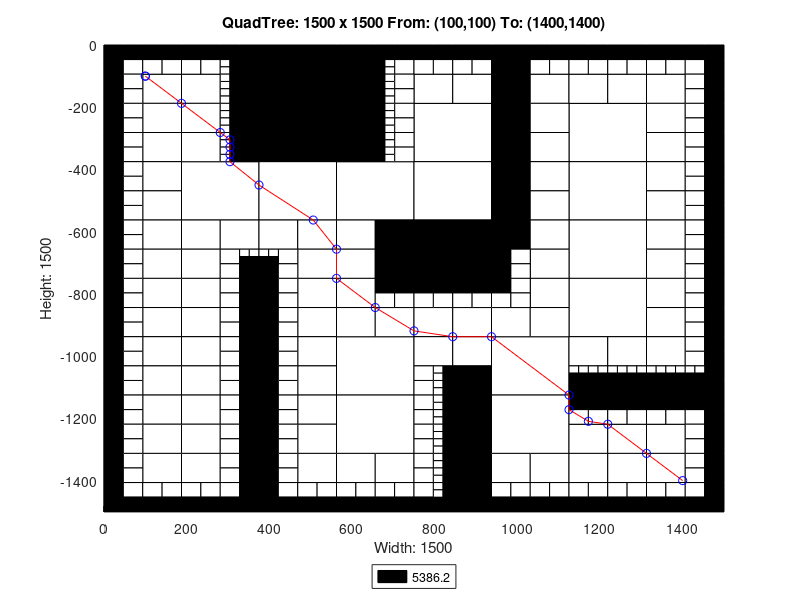

Write the MATLAB code that produced this figure.
axis([0 1500 -1500 0]);
title('QuadTree: 1500 x 1500 From: (100,100) To: (1400,1400)');
xlabel('Width: 1500');
ylabel('Height: 1500');
rectangle('Position',[375 -187.5 187.5 187.5], 'FaceColor',[0 0 0]);
rectangle('Position',[375 -375 187.5 187.5], 'FaceColor',[0 0 0]);
rectangle('Position',[187.5 -562.5 187.5 187.5], 'FaceColor',[1 1 1]);
rectangle('Position',[375 -562.5 187.5 187.5], 'FaceColor',[1 1 1]);
rectangle('Position',[562.5 -562.5 187.5 187.5], 'FaceColor',[1 1 1]);
rectangle('Position',[750 -375 187.5 187.5], 'FaceColor',[1 1 1]);
rectangle('Position',[1125 -375 187.5 187.5], 'FaceColor',[1 1 1]);
rectangle('Position',[750 -562.5 187.5 187.5], 'FaceColor',[1 1 1]);
rectangle('Position',[750 -750 187.5 187.5], 'FaceColor',[0 0 0]);
rectangle('Position',[1125 -562.5 187.5 187.5], 'FaceColor',[1 1 1]);
rectangle('Position',[1125 -750 187.5 187.5], 'FaceColor',[1 1 1]);
rectangle('Position',[562.5 -1125 187.5 187.5], 'FaceColor',[1 1 1]);
rectangle('Position',[562.5 -1312.5 187.5 187.5], 'FaceColor',[1 1 1]);
rectangle('Position',[937.5 -1125 187.5 187.5], 'FaceColor',[1 1 1]);
rectangle('Position',[1125 -937.5 187.5 187.5], 'FaceColor',[1 1 1]);
rectangle('Position',[937.5 -1312.5 187.5 187.5], 'FaceColor',[1 1 1]);
rectangle('Position',[93.75 -187.5 93.75 93.75], 'FaceColor',[1 1 1]);
rectangle('Position',[187.5 -187.5 93.75 93.75], 'FaceColor',[1 1 1]);
rectangle('Position',[93.75 -281.25 93.75 93.75], 'FaceColor',[1 1 1]);
rectangle('Position',[93.75 -375 93.75 93.75], 'FaceColor',[1 1 1]);
rectangle('Position',[187.5 -281.25 93.75 93.75], 'FaceColor',[1 1 1]);
rectangle('Position',[187.5 -375 93.75 93.75], 'FaceColor',[1 1 1]);
rectangle('Position',[562.5 -93.75 93.75 93.75], 'FaceColor',[0 0 0]);
rectangle('Position',[562.5 -187.5 93.75 93.75], 'FaceColor',[0 0 0]);
rectangle('Position',[562.5 -281.25 93.75 93.75], 'FaceColor',[0 0 0]);
rectangle('Position',[562.5 -375 93.75 93.75], 'FaceColor',[0 0 0]);
rectangle('Position',[93.75 -468.75 93.75 93.75], 'FaceColor',[1 1 1]);
rectangle('Position',[93.75 -562.5 93.75 93.75], 'FaceColor',[1 1 1]);
rectangle('Position',[93.75 -656.25 93.75 93.75], 'FaceColor',[1 1 1]);
rectangle('Position',[93.75 -750 93.75 93.75], 'FaceColor',[1 1 1]);
rectangle('Position',[187.5 -656.25 93.75 93.75], 'FaceColor',[1 1 1]);
rectangle('Position',[281.25 -656.25 93.75 93.75], 'FaceColor',[1 1 1]);
rectangle('Position',[187.5 -750 93.75 93.75], 'FaceColor',[1 1 1]);
rectangle('Position',[375 -656.25 93.75 93.75], 'FaceColor',[1 1 1]);
rectangle('Position',[468.75 -656.25 93.75 93.75], 'FaceColor',[1 1 1]);
rectangle('Position',[468.75 -750 93.75 93.75], 'FaceColor',[1 1 1]);
rectangle('Position',[562.5 -656.25 93.75 93.75], 'FaceColor',[1 1 1]);
rectangle('Position',[656.25 -656.25 93.75 93.75], 'FaceColor',[0 0 0]);
rectangle('Position',[562.5 -750 93.75 93.75], 'FaceColor',[1 1 1]);
rectangle('Position',[656.25 -750 93.75 93.75], 'FaceColor',[0 0 0]);
rectangle('Position',[750 -187.5 93.75 93.75], 'FaceColor',[1 1 1]);
rectangle('Position',[843.75 -187.5 93.75 93.75], 'FaceColor',[1 1 1]);
rectangle('Position',[937.5 -93.75 93.75 93.75], 'FaceColor',[0 0 0]);
rectangle('Position',[937.5 -187.5 93.75 93.75], 'FaceColor',[0 0 0]);
rectangle('Position',[1031.25 -187.5 93.75 93.75], 'FaceColor',[1 1 1]);
rectangle('Position',[937.5 -281.25 93.75 93.75], 'FaceColor',[0 0 0]);
rectangle('Position',[1031.25 -281.25 93.75 93.75], 'FaceColor',[1 1 1]);
rectangle('Position',[937.5 -375 93.75 93.75], 'FaceColor',[0 0 0]);
rectangle('Position',[1031.25 -375 93.75 93.75], 'FaceColor',[1 1 1]);
rectangle('Position',[1125 -187.5 93.75 93.75], 'FaceColor',[1 1 1]);
rectangle('Position',[1218.75 -187.5 93.75 93.75], 'FaceColor',[1 1 1]);
rectangle('Position',[1312.5 -187.5 93.75 93.75], 'FaceColor',[1 1 1]);
rectangle('Position',[1312.5 -281.25 93.75 93.75], 'FaceColor',[1 1 1]);
rectangle('Position',[1312.5 -375 93.75 93.75], 'FaceColor',[1 1 1]);
rectangle('Position',[937.5 -468.75 93.75 93.75], 'FaceColor',[0 0 0]);
rectangle('Position',[1031.25 -468.75 93.75 93.75], 'FaceColor',[1 1 1]);
rectangle('Position',[937.5 -562.5 93.75 93.75], 'FaceColor',[0 0 0]);
rectangle('Position',[1031.25 -562.5 93.75 93.75], 'FaceColor',[1 1 1]);
rectangle('Position',[937.5 -656.25 93.75 93.75], 'FaceColor',[0 0 0]);
rectangle('Position',[1031.25 -656.25 93.75 93.75], 'FaceColor',[1 1 1]);
rectangle('Position',[1031.25 -750 93.75 93.75], 'FaceColor',[1 1 1]);
rectangle('Position',[1312.5 -468.75 93.75 93.75], 'FaceColor',[1 1 1]);
rectangle('Position',[1312.5 -562.5 93.75 93.75], 'FaceColor',[1 1 1]);
rectangle('Position',[1312.5 -656.25 93.75 93.75], 'FaceColor',[1 1 1]);
rectangle('Position',[1312.5 -750 93.75 93.75], 'FaceColor',[1 1 1]);
rectangle('Position',[93.75 -843.75 93.75 93.75], 'FaceColor',[1 1 1]);
rectangle('Position',[93.75 -937.5 93.75 93.75], 'FaceColor',[1 1 1]);
rectangle('Position',[187.5 -843.75 93.75 93.75], 'FaceColor',[1 1 1]);
rectangle('Position',[187.5 -937.5 93.75 93.75], 'FaceColor',[1 1 1]);
rectangle('Position',[93.75 -1031.25 93.75 93.75], 'FaceColor',[1 1 1]);
rectangle('Position',[93.75 -1125 93.75 93.75], 'FaceColor',[1 1 1]);
rectangle('Position',[187.5 -1031.25 93.75 93.75], 'FaceColor',[1 1 1]);
rectangle('Position',[187.5 -1125 93.75 93.75], 'FaceColor',[1 1 1]);
rectangle('Position',[468.75 -843.75 93.75 93.75], 'FaceColor',[1 1 1]);
rectangle('Position',[468.75 -937.5 93.75 93.75], 'FaceColor',[1 1 1]);
rectangle('Position',[562.5 -843.75 93.75 93.75], 'FaceColor',[1 1 1]);
rectangle('Position',[562.5 -937.5 93.75 93.75], 'FaceColor',[1 1 1]);
rectangle('Position',[656.25 -937.5 93.75 93.75], 'FaceColor',[1 1 1]);
rectangle('Position',[468.75 -1031.25 93.75 93.75], 'FaceColor',[1 1 1]);
rectangle('Position',[468.75 -1125 93.75 93.75], 'FaceColor',[1 1 1]);
rectangle('Position',[93.75 -1218.75 93.75 93.75], 'FaceColor',[1 1 1]);
rectangle('Position',[93.75 -1312.5 93.75 93.75], 'FaceColor',[1 1 1]);
rectangle('Position',[187.5 -1218.75 93.75 93.75], 'FaceColor',[1 1 1]);
rectangle('Position',[187.5 -1312.5 93.75 93.75], 'FaceColor',[1 1 1]);
rectangle('Position',[93.75 -1406.25 93.75 93.75], 'FaceColor',[1 1 1]);
rectangle('Position',[187.5 -1406.25 93.75 93.75], 'FaceColor',[1 1 1]);
rectangle('Position',[468.75 -1218.75 93.75 93.75], 'FaceColor',[1 1 1]);
rectangle('Position',[468.75 -1312.5 93.75 93.75], 'FaceColor',[1 1 1]);
rectangle('Position',[468.75 -1406.25 93.75 93.75], 'FaceColor',[1 1 1]);
rectangle('Position',[562.5 -1406.25 93.75 93.75], 'FaceColor',[1 1 1]);
rectangle('Position',[656.25 -1406.25 93.75 93.75], 'FaceColor',[1 1 1]);
rectangle('Position',[750 -937.5 93.75 93.75], 'FaceColor',[1 1 1]);
rectangle('Position',[843.75 -937.5 93.75 93.75], 'FaceColor',[1 1 1]);
rectangle('Position',[1031.25 -843.75 93.75 93.75], 'FaceColor',[1 1 1]);
rectangle('Position',[937.5 -937.5 93.75 93.75], 'FaceColor',[1 1 1]);
rectangle('Position',[1031.25 -937.5 93.75 93.75], 'FaceColor',[1 1 1]);
rectangle('Position',[750 -1031.25 93.75 93.75], 'FaceColor',[1 1 1]);
rectangle('Position',[843.75 -1031.25 93.75 93.75], 'FaceColor',[1 1 1]);
rectangle('Position',[843.75 -1125 93.75 93.75], 'FaceColor',[0 0 0]);
rectangle('Position',[1312.5 -843.75 93.75 93.75], 'FaceColor',[1 1 1]);
rectangle('Position',[1312.5 -937.5 93.75 93.75], 'FaceColor',[1 1 1]);
rectangle('Position',[1125 -1031.25 93.75 93.75], 'FaceColor',[1 1 1]);
rectangle('Position',[1218.75 -1031.25 93.75 93.75], 'FaceColor',[1 1 1]);
rectangle('Position',[1312.5 -1031.25 93.75 93.75], 'FaceColor',[1 1 1]);
rectangle('Position',[843.75 -1218.75 93.75 93.75], 'FaceColor',[0 0 0]);
rectangle('Position',[843.75 -1312.5 93.75 93.75], 'FaceColor',[0 0 0]);
rectangle('Position',[843.75 -1406.25 93.75 93.75], 'FaceColor',[0 0 0]);
rectangle('Position',[843.75 -1500 93.75 93.75], 'FaceColor',[0 0 0]);
rectangle('Position',[937.5 -1406.25 93.75 93.75], 'FaceColor',[1 1 1]);
rectangle('Position',[1031.25 -1406.25 93.75 93.75], 'FaceColor',[1 1 1]);
rectangle('Position',[1125 -1312.5 93.75 93.75], 'FaceColor',[1 1 1]);
rectangle('Position',[1218.75 -1312.5 93.75 93.75], 'FaceColor',[1 1 1]);
rectangle('Position',[1312.5 -1312.5 93.75 93.75], 'FaceColor',[1 1 1]);
rectangle('Position',[1125 -1406.25 93.75 93.75], 'FaceColor',[1 1 1]);
rectangle('Position',[1218.75 -1406.25 93.75 93.75], 'FaceColor',[1 1 1]);
rectangle('Position',[1312.5 -1406.25 93.75 93.75], 'FaceColor',[1 1 1]);
rectangle('Position',[0 -46.875 46.875 46.875], 'FaceColor',[0 0 0]);
rectangle('Position',[46.875 -46.875 46.875 46.875], 'FaceColor',[0 0 0]);
rectangle('Position',[0 -93.75 46.875 46.875], 'FaceColor',[0 0 0]);
rectangle('Position',[46.875 -93.75 46.875 46.875], 'FaceColor',[1 1 1]);
rectangle('Position',[93.75 -46.875 46.875 46.875], 'FaceColor',[0 0 0]);
rectangle('Position',[140.625 -46.875 46.875 46.875], 'FaceColor',[0 0 0]);
rectangle('Position',[93.75 -93.75 46.875 46.875], 'FaceColor',[1 1 1]);
rectangle('Position',[140.625 -93.75 46.875 46.875], 'FaceColor',[1 1 1]);
rectangle('Position',[0 -140.625 46.875 46.875], 'FaceColor',[0 0 0]);
rectangle('Position',[46.875 -140.625 46.875 46.875], 'FaceColor',[1 1 1]);
rectangle('Position',[0 -187.5 46.875 46.875], 'FaceColor',[0 0 0]);
rectangle('Position',[46.875 -187.5 46.875 46.875], 'FaceColor',[1 1 1]);
rectangle('Position',[187.5 -46.875 46.875 46.875], 'FaceColor',[0 0 0]);
rectangle('Position',[234.375 -46.875 46.875 46.875], 'FaceColor',[0 0 0]);
rectangle('Position',[187.5 -93.75 46.875 46.875], 'FaceColor',[1 1 1]);
rectangle('Position',[234.375 -93.75 46.875 46.875], 'FaceColor',[1 1 1]);
rectangle('Position',[281.25 -46.875 46.875 46.875], 'FaceColor',[0 0 0]);
rectangle('Position',[328.125 -46.875 46.875 46.875], 'FaceColor',[0 0 0]);
rectangle('Position',[328.125 -93.75 46.875 46.875], 'FaceColor',[0 0 0]);
rectangle('Position',[328.125 -140.625 46.875 46.875], 'FaceColor',[0 0 0]);
rectangle('Position',[328.125 -187.5 46.875 46.875], 'FaceColor',[0 0 0]);
rectangle('Position',[0 -234.375 46.875 46.875], 'FaceColor',[0 0 0]);
rectangle('Position',[46.875 -234.375 46.875 46.875], 'FaceColor',[1 1 1]);
rectangle('Position',[0 -281.25 46.875 46.875], 'FaceColor',[0 0 0]);
rectangle('Position',[46.875 -281.25 46.875 46.875], 'FaceColor',[1 1 1]);
rectangle('Position',[0 -328.125 46.875 46.875], 'FaceColor',[0 0 0]);
rectangle('Position',[46.875 -328.125 46.875 46.875], 'FaceColor',[1 1 1]);
rectangle('Position',[0 -375 46.875 46.875], 'FaceColor',[0 0 0]);
rectangle('Position',[46.875 -375 46.875 46.875], 'FaceColor',[1 1 1]);
rectangle('Position',[328.125 -234.375 46.875 46.875], 'FaceColor',[0 0 0]);
rectangle('Position',[328.125 -281.25 46.875 46.875], 'FaceColor',[0 0 0]);
rectangle('Position',[328.125 -328.125 46.875 46.875], 'FaceColor',[0 0 0]);
rectangle('Position',[328.125 -375 46.875 46.875], 'FaceColor',[0 0 0]);
rectangle('Position',[656.25 -46.875 46.875 46.875], 'FaceColor',[0 0 0]);
rectangle('Position',[703.125 -46.875 46.875 46.875], 'FaceColor',[0 0 0]);
rectangle('Position',[703.125 -93.75 46.875 46.875], 'FaceColor',[1 1 1]);
rectangle('Position',[703.125 -140.625 46.875 46.875], 'FaceColor',[1 1 1]);
rectangle('Position',[703.125 -187.5 46.875 46.875], 'FaceColor',[1 1 1]);
rectangle('Position',[703.125 -234.375 46.875 46.875], 'FaceColor',[1 1 1]);
rectangle('Position',[703.125 -281.25 46.875 46.875], 'FaceColor',[1 1 1]);
rectangle('Position',[703.125 -328.125 46.875 46.875], 'FaceColor',[1 1 1]);
rectangle('Position',[703.125 -375 46.875 46.875], 'FaceColor',[1 1 1]);
rectangle('Position',[0 -421.875 46.875 46.875], 'FaceColor',[0 0 0]);
rectangle('Position',[46.875 -421.875 46.875 46.875], 'FaceColor',[1 1 1]);
rectangle('Position',[0 -468.75 46.875 46.875], 'FaceColor',[0 0 0]);
rectangle('Position',[46.875 -468.75 46.875 46.875], 'FaceColor',[1 1 1]);
rectangle('Position',[0 -515.625 46.875 46.875], 'FaceColor',[0 0 0]);
rectangle('Position',[46.875 -515.625 46.875 46.875], 'FaceColor',[1 1 1]);
rectangle('Position',[0 -562.5 46.875 46.875], 'FaceColor',[0 0 0]);
rectangle('Position',[46.875 -562.5 46.875 46.875], 'FaceColor',[1 1 1]);
rectangle('Position',[0 -609.375 46.875 46.875], 'FaceColor',[0 0 0]);
rectangle('Position',[46.875 -609.375 46.875 46.875], 'FaceColor',[1 1 1]);
rectangle('Position',[0 -656.25 46.875 46.875], 'FaceColor',[0 0 0]);
rectangle('Position',[46.875 -656.25 46.875 46.875], 'FaceColor',[1 1 1]);
rectangle('Position',[0 -703.125 46.875 46.875], 'FaceColor',[0 0 0]);
rectangle('Position',[46.875 -703.125 46.875 46.875], 'FaceColor',[1 1 1]);
rectangle('Position',[0 -750 46.875 46.875], 'FaceColor',[0 0 0]);
rectangle('Position',[46.875 -750 46.875 46.875], 'FaceColor',[1 1 1]);
rectangle('Position',[281.25 -703.125 46.875 46.875], 'FaceColor',[1 1 1]);
rectangle('Position',[281.25 -750 46.875 46.875], 'FaceColor',[1 1 1]);
rectangle('Position',[328.125 -750 46.875 46.875], 'FaceColor',[0 0 0]);
rectangle('Position',[421.875 -703.125 46.875 46.875], 'FaceColor',[1 1 1]);
rectangle('Position',[375 -750 46.875 46.875], 'FaceColor',[0 0 0]);
rectangle('Position',[421.875 -750 46.875 46.875], 'FaceColor',[1 1 1]);
rectangle('Position',[750 -46.875 46.875 46.875], 'FaceColor',[0 0 0]);
rectangle('Position',[796.875 -46.875 46.875 46.875], 'FaceColor',[0 0 0]);
rectangle('Position',[750 -93.75 46.875 46.875], 'FaceColor',[1 1 1]);
rectangle('Position',[796.875 -93.75 46.875 46.875], 'FaceColor',[1 1 1]);
rectangle('Position',[843.75 -46.875 46.875 46.875], 'FaceColor',[0 0 0]);
rectangle('Position',[890.625 -46.875 46.875 46.875], 'FaceColor',[0 0 0]);
rectangle('Position',[843.75 -93.75 46.875 46.875], 'FaceColor',[1 1 1]);
rectangle('Position',[890.625 -93.75 46.875 46.875], 'FaceColor',[1 1 1]);
rectangle('Position',[1031.25 -46.875 46.875 46.875], 'FaceColor',[0 0 0]);
rectangle('Position',[1078.12 -46.875 46.875 46.875], 'FaceColor',[0 0 0]);
rectangle('Position',[1031.25 -93.75 46.875 46.875], 'FaceColor',[1 1 1]);
rectangle('Position',[1078.12 -93.75 46.875 46.875], 'FaceColor',[1 1 1]);
rectangle('Position',[1125 -46.875 46.875 46.875], 'FaceColor',[0 0 0]);
rectangle('Position',[1171.88 -46.875 46.875 46.875], 'FaceColor',[0 0 0]);
rectangle('Position',[1125 -93.75 46.875 46.875], 'FaceColor',[1 1 1]);
rectangle('Position',[1171.88 -93.75 46.875 46.875], 'FaceColor',[1 1 1]);
rectangle('Position',[1218.75 -46.875 46.875 46.875], 'FaceColor',[0 0 0]);
rectangle('Position',[1265.62 -46.875 46.875 46.875], 'FaceColor',[0 0 0]);
rectangle('Position',[1218.75 -93.75 46.875 46.875], 'FaceColor',[1 1 1]);
rectangle('Position',[1265.62 -93.75 46.875 46.875], 'FaceColor',[1 1 1]);
rectangle('Position',[1312.5 -46.875 46.875 46.875], 'FaceColor',[0 0 0]);
rectangle('Position',[1359.38 -46.875 46.875 46.875], 'FaceColor',[0 0 0]);
rectangle('Position',[1312.5 -93.75 46.875 46.875], 'FaceColor',[1 1 1]);
rectangle('Position',[1359.38 -93.75 46.875 46.875], 'FaceColor',[1 1 1]);
rectangle('Position',[1406.25 -46.875 46.875 46.875], 'FaceColor',[0 0 0]);
rectangle('Position',[1453.12 -46.875 46.875 46.875], 'FaceColor',[0 0 0]);
rectangle('Position',[1406.25 -93.75 46.875 46.875], 'FaceColor',[1 1 1]);
rectangle('Position',[1453.12 -93.75 46.875 46.875], 'FaceColor',[0 0 0]);
rectangle('Position',[1406.25 -140.625 46.875 46.875], 'FaceColor',[1 1 1]);
rectangle('Position',[1453.12 -140.625 46.875 46.875], 'FaceColor',[0 0 0]);
rectangle('Position',[1406.25 -187.5 46.875 46.875], 'FaceColor',[1 1 1]);
rectangle('Position',[1453.12 -187.5 46.875 46.875], 'FaceColor',[0 0 0]);
rectangle('Position',[1406.25 -234.375 46.875 46.875], 'FaceColor',[1 1 1]);
rectangle('Position',[1453.12 -234.375 46.875 46.875], 'FaceColor',[0 0 0]);
rectangle('Position',[1406.25 -281.25 46.875 46.875], 'FaceColor',[1 1 1]);
rectangle('Position',[1453.12 -281.25 46.875 46.875], 'FaceColor',[0 0 0]);
rectangle('Position',[1406.25 -328.125 46.875 46.875], 'FaceColor',[1 1 1]);
rectangle('Position',[1453.12 -328.125 46.875 46.875], 'FaceColor',[0 0 0]);
rectangle('Position',[1406.25 -375 46.875 46.875], 'FaceColor',[1 1 1]);
rectangle('Position',[1453.12 -375 46.875 46.875], 'FaceColor',[0 0 0]);
rectangle('Position',[937.5 -703.125 46.875 46.875], 'FaceColor',[0 0 0]);
rectangle('Position',[984.375 -703.125 46.875 46.875], 'FaceColor',[1 1 1]);
rectangle('Position',[937.5 -750 46.875 46.875], 'FaceColor',[0 0 0]);
rectangle('Position',[984.375 -750 46.875 46.875], 'FaceColor',[1 1 1]);
rectangle('Position',[1406.25 -421.875 46.875 46.875], 'FaceColor',[1 1 1]);
rectangle('Position',[1453.12 -421.875 46.875 46.875], 'FaceColor',[0 0 0]);
rectangle('Position',[1406.25 -468.75 46.875 46.875], 'FaceColor',[1 1 1]);
rectangle('Position',[1453.12 -468.75 46.875 46.875], 'FaceColor',[0 0 0]);
rectangle('Position',[1406.25 -515.625 46.875 46.875], 'FaceColor',[1 1 1]);
rectangle('Position',[1453.12 -515.625 46.875 46.875], 'FaceColor',[0 0 0]);
rectangle('Position',[1406.25 -562.5 46.875 46.875], 'FaceColor',[1 1 1]);
rectangle('Position',[1453.12 -562.5 46.875 46.875], 'FaceColor',[0 0 0]);
rectangle('Position',[1406.25 -609.375 46.875 46.875], 'FaceColor',[1 1 1]);
rectangle('Position',[1453.12 -609.375 46.875 46.875], 'FaceColor',[0 0 0]);
rectangle('Position',[1406.25 -656.25 46.875 46.875], 'FaceColor',[1 1 1]);
rectangle('Position',[1453.12 -656.25 46.875 46.875], 'FaceColor',[0 0 0]);
rectangle('Position',[1406.25 -703.125 46.875 46.875], 'FaceColor',[1 1 1]);
rectangle('Position',[1453.12 -703.125 46.875 46.875], 'FaceColor',[0 0 0]);
rectangle('Position',[1406.25 -750 46.875 46.875], 'FaceColor',[1 1 1]);
rectangle('Position',[1453.12 -750 46.875 46.875], 'FaceColor',[0 0 0]);
rectangle('Position',[0 -796.875 46.875 46.875], 'FaceColor',[0 0 0]);
rectangle('Position',[46.875 -796.875 46.875 46.875], 'FaceColor',[1 1 1]);
rectangle('Position',[0 -843.75 46.875 46.875], 'FaceColor',[0 0 0]);
rectangle('Position',[46.875 -843.75 46.875 46.875], 'FaceColor',[1 1 1]);
rectangle('Position',[0 -890.625 46.875 46.875], 'FaceColor',[0 0 0]);
rectangle('Position',[46.875 -890.625 46.875 46.875], 'FaceColor',[1 1 1]);
rectangle('Position',[0 -937.5 46.875 46.875], 'FaceColor',[0 0 0]);
rectangle('Position',[46.875 -937.5 46.875 46.875], 'FaceColor',[1 1 1]);
rectangle('Position',[281.25 -796.875 46.875 46.875], 'FaceColor',[1 1 1]);
rectangle('Position',[328.125 -796.875 46.875 46.875], 'FaceColor',[0 0 0]);
rectangle('Position',[281.25 -843.75 46.875 46.875], 'FaceColor',[1 1 1]);
rectangle('Position',[328.125 -843.75 46.875 46.875], 'FaceColor',[0 0 0]);
rectangle('Position',[281.25 -890.625 46.875 46.875], 'FaceColor',[1 1 1]);
rectangle('Position',[328.125 -890.625 46.875 46.875], 'FaceColor',[0 0 0]);
rectangle('Position',[281.25 -937.5 46.875 46.875], 'FaceColor',[1 1 1]);
rectangle('Position',[328.125 -937.5 46.875 46.875], 'FaceColor',[0 0 0]);
rectangle('Position',[0 -984.375 46.875 46.875], 'FaceColor',[0 0 0]);
rectangle('Position',[46.875 -984.375 46.875 46.875], 'FaceColor',[1 1 1]);
rectangle('Position',[0 -1031.25 46.875 46.875], 'FaceColor',[0 0 0]);
rectangle('Position',[46.875 -1031.25 46.875 46.875], 'FaceColor',[1 1 1]);
rectangle('Position',[0 -1078.12 46.875 46.875], 'FaceColor',[0 0 0]);
rectangle('Position',[46.875 -1078.12 46.875 46.875], 'FaceColor',[1 1 1]);
rectangle('Position',[0 -1125 46.875 46.875], 'FaceColor',[0 0 0]);
rectangle('Position',[46.875 -1125 46.875 46.875], 'FaceColor',[1 1 1]);
rectangle('Position',[281.25 -984.375 46.875 46.875], 'FaceColor',[1 1 1]);
rectangle('Position',[328.125 -984.375 46.875 46.875], 'FaceColor',[0 0 0]);
rectangle('Position',[281.25 -1031.25 46.875 46.875], 'FaceColor',[1 1 1]);
rectangle('Position',[328.125 -1031.25 46.875 46.875], 'FaceColor',[0 0 0]);
rectangle('Position',[281.25 -1078.12 46.875 46.875], 'FaceColor',[1 1 1]);
rectangle('Position',[328.125 -1078.12 46.875 46.875], 'FaceColor',[0 0 0]);
rectangle('Position',[281.25 -1125 46.875 46.875], 'FaceColor',[1 1 1]);
rectangle('Position',[328.125 -1125 46.875 46.875], 'FaceColor',[0 0 0]);
rectangle('Position',[375 -796.875 46.875 46.875], 'FaceColor',[0 0 0]);
rectangle('Position',[421.875 -796.875 46.875 46.875], 'FaceColor',[1 1 1]);
rectangle('Position',[375 -843.75 46.875 46.875], 'FaceColor',[0 0 0]);
rectangle('Position',[421.875 -843.75 46.875 46.875], 'FaceColor',[1 1 1]);
rectangle('Position',[375 -890.625 46.875 46.875], 'FaceColor',[0 0 0]);
rectangle('Position',[421.875 -890.625 46.875 46.875], 'FaceColor',[1 1 1]);
rectangle('Position',[375 -937.5 46.875 46.875], 'FaceColor',[0 0 0]);
rectangle('Position',[421.875 -937.5 46.875 46.875], 'FaceColor',[1 1 1]);
rectangle('Position',[656.25 -796.875 46.875 46.875], 'FaceColor',[0 0 0]);
rectangle('Position',[703.125 -796.875 46.875 46.875], 'FaceColor',[0 0 0]);
rectangle('Position',[656.25 -843.75 46.875 46.875], 'FaceColor',[1 1 1]);
rectangle('Position',[703.125 -843.75 46.875 46.875], 'FaceColor',[1 1 1]);
rectangle('Position',[375 -984.375 46.875 46.875], 'FaceColor',[0 0 0]);
rectangle('Position',[421.875 -984.375 46.875 46.875], 'FaceColor',[1 1 1]);
rectangle('Position',[375 -1031.25 46.875 46.875], 'FaceColor',[0 0 0]);
rectangle('Position',[421.875 -1031.25 46.875 46.875], 'FaceColor',[1 1 1]);
rectangle('Position',[375 -1078.12 46.875 46.875], 'FaceColor',[0 0 0]);
rectangle('Position',[421.875 -1078.12 46.875 46.875], 'FaceColor',[1 1 1]);
rectangle('Position',[375 -1125 46.875 46.875], 'FaceColor',[0 0 0]);
rectangle('Position',[421.875 -1125 46.875 46.875], 'FaceColor',[1 1 1]);
rectangle('Position',[0 -1171.88 46.875 46.875], 'FaceColor',[0 0 0]);
rectangle('Position',[46.875 -1171.88 46.875 46.875], 'FaceColor',[1 1 1]);
rectangle('Position',[0 -1218.75 46.875 46.875], 'FaceColor',[0 0 0]);
rectangle('Position',[46.875 -1218.75 46.875 46.875], 'FaceColor',[1 1 1]);
rectangle('Position',[0 -1265.62 46.875 46.875], 'FaceColor',[0 0 0]);
rectangle('Position',[46.875 -1265.62 46.875 46.875], 'FaceColor',[1 1 1]);
rectangle('Position',[0 -1312.5 46.875 46.875], 'FaceColor',[0 0 0]);
rectangle('Position',[46.875 -1312.5 46.875 46.875], 'FaceColor',[1 1 1]);
rectangle('Position',[281.25 -1171.88 46.875 46.875], 'FaceColor',[1 1 1]);
rectangle('Position',[328.125 -1171.88 46.875 46.875], 'FaceColor',[0 0 0]);
rectangle('Position',[281.25 -1218.75 46.875 46.875], 'FaceColor',[1 1 1]);
rectangle('Position',[328.125 -1218.75 46.875 46.875], 'FaceColor',[0 0 0]);
rectangle('Position',[281.25 -1265.62 46.875 46.875], 'FaceColor',[1 1 1]);
rectangle('Position',[328.125 -1265.62 46.875 46.875], 'FaceColor',[0 0 0]);
rectangle('Position',[281.25 -1312.5 46.875 46.875], 'FaceColor',[1 1 1]);
rectangle('Position',[328.125 -1312.5 46.875 46.875], 'FaceColor',[0 0 0]);
rectangle('Position',[0 -1359.38 46.875 46.875], 'FaceColor',[0 0 0]);
rectangle('Position',[46.875 -1359.38 46.875 46.875], 'FaceColor',[1 1 1]);
rectangle('Position',[0 -1406.25 46.875 46.875], 'FaceColor',[0 0 0]);
rectangle('Position',[46.875 -1406.25 46.875 46.875], 'FaceColor',[1 1 1]);
rectangle('Position',[0 -1453.12 46.875 46.875], 'FaceColor',[0 0 0]);
rectangle('Position',[46.875 -1453.12 46.875 46.875], 'FaceColor',[1 1 1]);
rectangle('Position',[0 -1500 46.875 46.875], 'FaceColor',[0 0 0]);
rectangle('Position',[46.875 -1500 46.875 46.875], 'FaceColor',[0 0 0]);
rectangle('Position',[93.75 -1453.12 46.875 46.875], 'FaceColor',[1 1 1]);
rectangle('Position',[140.625 -1453.12 46.875 46.875], 'FaceColor',[1 1 1]);
rectangle('Position',[93.75 -1500 46.875 46.875], 'FaceColor',[0 0 0]);
rectangle('Position',[140.625 -1500 46.875 46.875], 'FaceColor',[0 0 0]);
rectangle('Position',[281.25 -1359.38 46.875 46.875], 'FaceColor',[1 1 1]);
rectangle('Position',[328.125 -1359.38 46.875 46.875], 'FaceColor',[0 0 0]);
rectangle('Position',[281.25 -1406.25 46.875 46.875], 'FaceColor',[1 1 1]);
rectangle('Position',[328.125 -1406.25 46.875 46.875], 'FaceColor',[0 0 0]);
rectangle('Position',[187.5 -1453.12 46.875 46.875], 'FaceColor',[1 1 1]);
rectangle('Position',[234.375 -1453.12 46.875 46.875], 'FaceColor',[1 1 1]);
rectangle('Position',[187.5 -1500 46.875 46.875], 'FaceColor',[0 0 0]);
rectangle('Position',[234.375 -1500 46.875 46.875], 'FaceColor',[0 0 0]);
rectangle('Position',[281.25 -1453.12 46.875 46.875], 'FaceColor',[1 1 1]);
rectangle('Position',[328.125 -1453.12 46.875 46.875], 'FaceColor',[0 0 0]);
rectangle('Position',[281.25 -1500 46.875 46.875], 'FaceColor',[0 0 0]);
rectangle('Position',[328.125 -1500 46.875 46.875], 'FaceColor',[0 0 0]);
rectangle('Position',[375 -1171.88 46.875 46.875], 'FaceColor',[0 0 0]);
rectangle('Position',[421.875 -1171.88 46.875 46.875], 'FaceColor',[1 1 1]);
rectangle('Position',[375 -1218.75 46.875 46.875], 'FaceColor',[0 0 0]);
rectangle('Position',[421.875 -1218.75 46.875 46.875], 'FaceColor',[1 1 1]);
rectangle('Position',[375 -1265.62 46.875 46.875], 'FaceColor',[0 0 0]);
rectangle('Position',[421.875 -1265.62 46.875 46.875], 'FaceColor',[1 1 1]);
rectangle('Position',[375 -1312.5 46.875 46.875], 'FaceColor',[0 0 0]);
rectangle('Position',[421.875 -1312.5 46.875 46.875], 'FaceColor',[1 1 1]);
rectangle('Position',[375 -1359.38 46.875 46.875], 'FaceColor',[0 0 0]);
rectangle('Position',[421.875 -1359.38 46.875 46.875], 'FaceColor',[1 1 1]);
rectangle('Position',[375 -1406.25 46.875 46.875], 'FaceColor',[0 0 0]);
rectangle('Position',[421.875 -1406.25 46.875 46.875], 'FaceColor',[1 1 1]);
rectangle('Position',[375 -1453.12 46.875 46.875], 'FaceColor',[0 0 0]);
rectangle('Position',[421.875 -1453.12 46.875 46.875], 'FaceColor',[1 1 1]);
rectangle('Position',[375 -1500 46.875 46.875], 'FaceColor',[0 0 0]);
rectangle('Position',[421.875 -1500 46.875 46.875], 'FaceColor',[0 0 0]);
rectangle('Position',[468.75 -1453.12 46.875 46.875], 'FaceColor',[1 1 1]);
rectangle('Position',[515.625 -1453.12 46.875 46.875], 'FaceColor',[1 1 1]);
rectangle('Position',[468.75 -1500 46.875 46.875], 'FaceColor',[0 0 0]);
rectangle('Position',[515.625 -1500 46.875 46.875], 'FaceColor',[0 0 0]);
rectangle('Position',[562.5 -1453.12 46.875 46.875], 'FaceColor',[1 1 1]);
rectangle('Position',[609.375 -1453.12 46.875 46.875], 'FaceColor',[1 1 1]);
rectangle('Position',[562.5 -1500 46.875 46.875], 'FaceColor',[0 0 0]);
rectangle('Position',[609.375 -1500 46.875 46.875], 'FaceColor',[0 0 0]);
rectangle('Position',[656.25 -1453.12 46.875 46.875], 'FaceColor',[1 1 1]);
rectangle('Position',[703.125 -1453.12 46.875 46.875], 'FaceColor',[1 1 1]);
rectangle('Position',[656.25 -1500 46.875 46.875], 'FaceColor',[0 0 0]);
rectangle('Position',[703.125 -1500 46.875 46.875], 'FaceColor',[0 0 0]);
rectangle('Position',[750 -796.875 46.875 46.875], 'FaceColor',[0 0 0]);
rectangle('Position',[796.875 -796.875 46.875 46.875], 'FaceColor',[0 0 0]);
rectangle('Position',[750 -843.75 46.875 46.875], 'FaceColor',[1 1 1]);
rectangle('Position',[796.875 -843.75 46.875 46.875], 'FaceColor',[1 1 1]);
rectangle('Position',[843.75 -796.875 46.875 46.875], 'FaceColor',[0 0 0]);
rectangle('Position',[890.625 -796.875 46.875 46.875], 'FaceColor',[0 0 0]);
rectangle('Position',[843.75 -843.75 46.875 46.875], 'FaceColor',[1 1 1]);
rectangle('Position',[890.625 -843.75 46.875 46.875], 'FaceColor',[1 1 1]);
rectangle('Position',[937.5 -796.875 46.875 46.875], 'FaceColor',[0 0 0]);
rectangle('Position',[984.375 -796.875 46.875 46.875], 'FaceColor',[1 1 1]);
rectangle('Position',[937.5 -843.75 46.875 46.875], 'FaceColor',[1 1 1]);
rectangle('Position',[984.375 -843.75 46.875 46.875], 'FaceColor',[1 1 1]);
rectangle('Position',[750 -1078.12 46.875 46.875], 'FaceColor',[1 1 1]);
rectangle('Position',[750 -1125 46.875 46.875], 'FaceColor',[1 1 1]);
rectangle('Position',[1406.25 -796.875 46.875 46.875], 'FaceColor',[1 1 1]);
rectangle('Position',[1453.12 -796.875 46.875 46.875], 'FaceColor',[0 0 0]);
rectangle('Position',[1406.25 -843.75 46.875 46.875], 'FaceColor',[1 1 1]);
rectangle('Position',[1453.12 -843.75 46.875 46.875], 'FaceColor',[0 0 0]);
rectangle('Position',[1406.25 -890.625 46.875 46.875], 'FaceColor',[1 1 1]);
rectangle('Position',[1453.12 -890.625 46.875 46.875], 'FaceColor',[0 0 0]);
rectangle('Position',[1406.25 -937.5 46.875 46.875], 'FaceColor',[1 1 1]);
rectangle('Position',[1453.12 -937.5 46.875 46.875], 'FaceColor',[0 0 0]);
rectangle('Position',[1125 -1125 46.875 46.875], 'FaceColor',[0 0 0]);
rectangle('Position',[1171.88 -1125 46.875 46.875], 'FaceColor',[0 0 0]);
rectangle('Position',[1218.75 -1125 46.875 46.875], 'FaceColor',[0 0 0]);
rectangle('Position',[1265.62 -1125 46.875 46.875], 'FaceColor',[0 0 0]);
rectangle('Position',[1406.25 -984.375 46.875 46.875], 'FaceColor',[1 1 1]);
rectangle('Position',[1453.12 -984.375 46.875 46.875], 'FaceColor',[0 0 0]);
rectangle('Position',[1406.25 -1031.25 46.875 46.875], 'FaceColor',[1 1 1]);
rectangle('Position',[1453.12 -1031.25 46.875 46.875], 'FaceColor',[0 0 0]);
rectangle('Position',[1312.5 -1125 46.875 46.875], 'FaceColor',[0 0 0]);
rectangle('Position',[1359.38 -1125 46.875 46.875], 'FaceColor',[0 0 0]);
rectangle('Position',[1453.12 -1078.12 46.875 46.875], 'FaceColor',[0 0 0]);
rectangle('Position',[1406.25 -1125 46.875 46.875], 'FaceColor',[0 0 0]);
rectangle('Position',[1453.12 -1125 46.875 46.875], 'FaceColor',[0 0 0]);
rectangle('Position',[750 -1171.88 46.875 46.875], 'FaceColor',[1 1 1]);
rectangle('Position',[750 -1218.75 46.875 46.875], 'FaceColor',[1 1 1]);
rectangle('Position',[750 -1265.62 46.875 46.875], 'FaceColor',[1 1 1]);
rectangle('Position',[750 -1312.5 46.875 46.875], 'FaceColor',[1 1 1]);
rectangle('Position',[750 -1359.38 46.875 46.875], 'FaceColor',[1 1 1]);
rectangle('Position',[750 -1406.25 46.875 46.875], 'FaceColor',[1 1 1]);
rectangle('Position',[750 -1453.12 46.875 46.875], 'FaceColor',[1 1 1]);
rectangle('Position',[750 -1500 46.875 46.875], 'FaceColor',[0 0 0]);
rectangle('Position',[796.875 -1500 46.875 46.875], 'FaceColor',[0 0 0]);
rectangle('Position',[937.5 -1453.12 46.875 46.875], 'FaceColor',[1 1 1]);
rectangle('Position',[984.375 -1453.12 46.875 46.875], 'FaceColor',[1 1 1]);
rectangle('Position',[937.5 -1500 46.875 46.875], 'FaceColor',[0 0 0]);
rectangle('Position',[984.375 -1500 46.875 46.875], 'FaceColor',[0 0 0]);
rectangle('Position',[1031.25 -1453.12 46.875 46.875], 'FaceColor',[1 1 1]);
rectangle('Position',[1078.12 -1453.12 46.875 46.875], 'FaceColor',[1 1 1]);
rectangle('Position',[1031.25 -1500 46.875 46.875], 'FaceColor',[0 0 0]);
rectangle('Position',[1078.12 -1500 46.875 46.875], 'FaceColor',[0 0 0]);
rectangle('Position',[1125 -1171.88 46.875 46.875], 'FaceColor',[0 0 0]);
rectangle('Position',[1171.88 -1171.88 46.875 46.875], 'FaceColor',[0 0 0]);
rectangle('Position',[1125 -1218.75 46.875 46.875], 'FaceColor',[1 1 1]);
rectangle('Position',[1171.88 -1218.75 46.875 46.875], 'FaceColor',[1 1 1]);
rectangle('Position',[1218.75 -1171.88 46.875 46.875], 'FaceColor',[0 0 0]);
rectangle('Position',[1265.62 -1171.88 46.875 46.875], 'FaceColor',[0 0 0]);
rectangle('Position',[1218.75 -1218.75 46.875 46.875], 'FaceColor',[1 1 1]);
rectangle('Position',[1265.62 -1218.75 46.875 46.875], 'FaceColor',[1 1 1]);
rectangle('Position',[1312.5 -1171.88 46.875 46.875], 'FaceColor',[0 0 0]);
rectangle('Position',[1359.38 -1171.88 46.875 46.875], 'FaceColor',[0 0 0]);
rectangle('Position',[1312.5 -1218.75 46.875 46.875], 'FaceColor',[1 1 1]);
rectangle('Position',[1359.38 -1218.75 46.875 46.875], 'FaceColor',[1 1 1]);
rectangle('Position',[1406.25 -1171.88 46.875 46.875], 'FaceColor',[0 0 0]);
rectangle('Position',[1453.12 -1171.88 46.875 46.875], 'FaceColor',[0 0 0]);
rectangle('Position',[1406.25 -1218.75 46.875 46.875], 'FaceColor',[1 1 1]);
rectangle('Position',[1453.12 -1218.75 46.875 46.875], 'FaceColor',[0 0 0]);
rectangle('Position',[1406.25 -1265.62 46.875 46.875], 'FaceColor',[1 1 1]);
rectangle('Position',[1453.12 -1265.62 46.875 46.875], 'FaceColor',[0 0 0]);
rectangle('Position',[1406.25 -1312.5 46.875 46.875], 'FaceColor',[1 1 1]);
rectangle('Position',[1453.12 -1312.5 46.875 46.875], 'FaceColor',[0 0 0]);
rectangle('Position',[1125 -1453.12 46.875 46.875], 'FaceColor',[1 1 1]);
rectangle('Position',[1171.88 -1453.12 46.875 46.875], 'FaceColor',[1 1 1]);
rectangle('Position',[1125 -1500 46.875 46.875], 'FaceColor',[0 0 0]);
rectangle('Position',[1171.88 -1500 46.875 46.875], 'FaceColor',[0 0 0]);
rectangle('Position',[1218.75 -1453.12 46.875 46.875], 'FaceColor',[1 1 1]);
rectangle('Position',[1265.62 -1453.12 46.875 46.875], 'FaceColor',[1 1 1]);
rectangle('Position',[1218.75 -1500 46.875 46.875], 'FaceColor',[0 0 0]);
rectangle('Position',[1265.62 -1500 46.875 46.875], 'FaceColor',[0 0 0]);
rectangle('Position',[1406.25 -1359.38 46.875 46.875], 'FaceColor',[1 1 1]);
rectangle('Position',[1453.12 -1359.38 46.875 46.875], 'FaceColor',[0 0 0]);
rectangle('Position',[1406.25 -1406.25 46.875 46.875], 'FaceColor',[1 1 1]);
rectangle('Position',[1453.12 -1406.25 46.875 46.875], 'FaceColor',[0 0 0]);
rectangle('Position',[1312.5 -1453.12 46.875 46.875], 'FaceColor',[1 1 1]);
rectangle('Position',[1359.38 -1453.12 46.875 46.875], 'FaceColor',[1 1 1]);
rectangle('Position',[1312.5 -1500 46.875 46.875], 'FaceColor',[0 0 0]);
rectangle('Position',[1359.38 -1500 46.875 46.875], 'FaceColor',[0 0 0]);
rectangle('Position',[1406.25 -1453.12 46.875 46.875], 'FaceColor',[1 1 1]);
rectangle('Position',[1453.12 -1453.12 46.875 46.875], 'FaceColor',[0 0 0]);
rectangle('Position',[1406.25 -1500 46.875 46.875], 'FaceColor',[0 0 0]);
rectangle('Position',[1453.12 -1500 46.875 46.875], 'FaceColor',[0 0 0]);
rectangle('Position',[281.25 -70.3125 23.4375 23.4375], 'FaceColor',[1 1 1]);
rectangle('Position',[304.688 -70.3125 23.4375 23.4375], 'FaceColor',[0 0 0]);
rectangle('Position',[281.25 -93.75 23.4375 23.4375], 'FaceColor',[1 1 1]);
rectangle('Position',[304.688 -93.75 23.4375 23.4375], 'FaceColor',[0 0 0]);
rectangle('Position',[281.25 -117.188 23.4375 23.4375], 'FaceColor',[1 1 1]);
rectangle('Position',[304.688 -117.188 23.4375 23.4375], 'FaceColor',[0 0 0]);
rectangle('Position',[281.25 -140.625 23.4375 23.4375], 'FaceColor',[1 1 1]);
rectangle('Position',[304.688 -140.625 23.4375 23.4375], 'FaceColor',[0 0 0]);
rectangle('Position',[281.25 -164.062 23.4375 23.4375], 'FaceColor',[1 1 1]);
rectangle('Position',[304.688 -164.062 23.4375 23.4375], 'FaceColor',[0 0 0]);
rectangle('Position',[281.25 -187.5 23.4375 23.4375], 'FaceColor',[1 1 1]);
rectangle('Position',[304.688 -187.5 23.4375 23.4375], 'FaceColor',[0 0 0]);
rectangle('Position',[281.25 -210.938 23.4375 23.4375], 'FaceColor',[1 1 1]);
rectangle('Position',[304.688 -210.938 23.4375 23.4375], 'FaceColor',[0 0 0]);
rectangle('Position',[281.25 -234.375 23.4375 23.4375], 'FaceColor',[1 1 1]);
rectangle('Position',[304.688 -234.375 23.4375 23.4375], 'FaceColor',[0 0 0]);
rectangle('Position',[281.25 -257.812 23.4375 23.4375], 'FaceColor',[1 1 1]);
rectangle('Position',[304.688 -257.812 23.4375 23.4375], 'FaceColor',[0 0 0]);
rectangle('Position',[281.25 -281.25 23.4375 23.4375], 'FaceColor',[1 1 1]);
rectangle('Position',[304.688 -281.25 23.4375 23.4375], 'FaceColor',[0 0 0]);
rectangle('Position',[281.25 -304.688 23.4375 23.4375], 'FaceColor',[1 1 1]);
rectangle('Position',[304.688 -304.688 23.4375 23.4375], 'FaceColor',[0 0 0]);
rectangle('Position',[281.25 -328.125 23.4375 23.4375], 'FaceColor',[1 1 1]);
rectangle('Position',[304.688 -328.125 23.4375 23.4375], 'FaceColor',[0 0 0]);
rectangle('Position',[281.25 -351.562 23.4375 23.4375], 'FaceColor',[1 1 1]);
rectangle('Position',[304.688 -351.562 23.4375 23.4375], 'FaceColor',[0 0 0]);
rectangle('Position',[281.25 -375 23.4375 23.4375], 'FaceColor',[1 1 1]);
rectangle('Position',[304.688 -375 23.4375 23.4375], 'FaceColor',[0 0 0]);
rectangle('Position',[656.25 -70.3125 23.4375 23.4375], 'FaceColor',[0 0 0]);
rectangle('Position',[679.688 -70.3125 23.4375 23.4375], 'FaceColor',[1 1 1]);
rectangle('Position',[656.25 -93.75 23.4375 23.4375], 'FaceColor',[0 0 0]);
rectangle('Position',[679.688 -93.75 23.4375 23.4375], 'FaceColor',[1 1 1]);
rectangle('Position',[656.25 -117.188 23.4375 23.4375], 'FaceColor',[0 0 0]);
rectangle('Position',[679.688 -117.188 23.4375 23.4375], 'FaceColor',[1 1 1]);
rectangle('Position',[656.25 -140.625 23.4375 23.4375], 'FaceColor',[0 0 0]);
rectangle('Position',[679.688 -140.625 23.4375 23.4375], 'FaceColor',[1 1 1]);
rectangle('Position',[656.25 -164.062 23.4375 23.4375], 'FaceColor',[0 0 0]);
rectangle('Position',[679.688 -164.062 23.4375 23.4375], 'FaceColor',[1 1 1]);
rectangle('Position',[656.25 -187.5 23.4375 23.4375], 'FaceColor',[0 0 0]);
rectangle('Position',[679.688 -187.5 23.4375 23.4375], 'FaceColor',[1 1 1]);
rectangle('Position',[656.25 -210.938 23.4375 23.4375], 'FaceColor',[0 0 0]);
rectangle('Position',[679.688 -210.938 23.4375 23.4375], 'FaceColor',[1 1 1]);
rectangle('Position',[656.25 -234.375 23.4375 23.4375], 'FaceColor',[0 0 0]);
rectangle('Position',[679.688 -234.375 23.4375 23.4375], 'FaceColor',[1 1 1]);
rectangle('Position',[656.25 -257.812 23.4375 23.4375], 'FaceColor',[0 0 0]);
rectangle('Position',[679.688 -257.812 23.4375 23.4375], 'FaceColor',[1 1 1]);
rectangle('Position',[656.25 -281.25 23.4375 23.4375], 'FaceColor',[0 0 0]);
rectangle('Position',[679.688 -281.25 23.4375 23.4375], 'FaceColor',[1 1 1]);
rectangle('Position',[656.25 -304.688 23.4375 23.4375], 'FaceColor',[0 0 0]);
rectangle('Position',[679.688 -304.688 23.4375 23.4375], 'FaceColor',[1 1 1]);
rectangle('Position',[656.25 -328.125 23.4375 23.4375], 'FaceColor',[0 0 0]);
rectangle('Position',[679.688 -328.125 23.4375 23.4375], 'FaceColor',[1 1 1]);
rectangle('Position',[656.25 -351.562 23.4375 23.4375], 'FaceColor',[0 0 0]);
rectangle('Position',[679.688 -351.562 23.4375 23.4375], 'FaceColor',[1 1 1]);
rectangle('Position',[656.25 -375 23.4375 23.4375], 'FaceColor',[0 0 0]);
rectangle('Position',[679.688 -375 23.4375 23.4375], 'FaceColor',[1 1 1]);
rectangle('Position',[328.125 -679.688 23.4375 23.4375], 'FaceColor',[1 1 1]);
rectangle('Position',[351.562 -679.688 23.4375 23.4375], 'FaceColor',[1 1 1]);
rectangle('Position',[328.125 -703.125 23.4375 23.4375], 'FaceColor',[0 0 0]);
rectangle('Position',[351.562 -703.125 23.4375 23.4375], 'FaceColor',[0 0 0]);
rectangle('Position',[375 -679.688 23.4375 23.4375], 'FaceColor',[1 1 1]);
rectangle('Position',[398.438 -679.688 23.4375 23.4375], 'FaceColor',[1 1 1]);
rectangle('Position',[375 -703.125 23.4375 23.4375], 'FaceColor',[0 0 0]);
rectangle('Position',[398.438 -703.125 23.4375 23.4375], 'FaceColor',[0 0 0]);
rectangle('Position',[796.875 -1054.69 23.4375 23.4375], 'FaceColor',[1 1 1]);
rectangle('Position',[820.312 -1054.69 23.4375 23.4375], 'FaceColor',[0 0 0]);
rectangle('Position',[796.875 -1078.12 23.4375 23.4375], 'FaceColor',[1 1 1]);
rectangle('Position',[820.312 -1078.12 23.4375 23.4375], 'FaceColor',[0 0 0]);
rectangle('Position',[796.875 -1101.56 23.4375 23.4375], 'FaceColor',[1 1 1]);
rectangle('Position',[820.312 -1101.56 23.4375 23.4375], 'FaceColor',[0 0 0]);
rectangle('Position',[796.875 -1125 23.4375 23.4375], 'FaceColor',[1 1 1]);
rectangle('Position',[820.312 -1125 23.4375 23.4375], 'FaceColor',[0 0 0]);
rectangle('Position',[1125 -1054.69 23.4375 23.4375], 'FaceColor',[1 1 1]);
rectangle('Position',[1148.44 -1054.69 23.4375 23.4375], 'FaceColor',[1 1 1]);
rectangle('Position',[1125 -1078.12 23.4375 23.4375], 'FaceColor',[0 0 0]);
rectangle('Position',[1148.44 -1078.12 23.4375 23.4375], 'FaceColor',[0 0 0]);
rectangle('Position',[1171.88 -1054.69 23.4375 23.4375], 'FaceColor',[1 1 1]);
rectangle('Position',[1195.31 -1054.69 23.4375 23.4375], 'FaceColor',[1 1 1]);
rectangle('Position',[1171.88 -1078.12 23.4375 23.4375], 'FaceColor',[0 0 0]);
rectangle('Position',[1195.31 -1078.12 23.4375 23.4375], 'FaceColor',[0 0 0]);
rectangle('Position',[1218.75 -1054.69 23.4375 23.4375], 'FaceColor',[1 1 1]);
rectangle('Position',[1242.19 -1054.69 23.4375 23.4375], 'FaceColor',[1 1 1]);
rectangle('Position',[1218.75 -1078.12 23.4375 23.4375], 'FaceColor',[0 0 0]);
rectangle('Position',[1242.19 -1078.12 23.4375 23.4375], 'FaceColor',[0 0 0]);
rectangle('Position',[1265.62 -1054.69 23.4375 23.4375], 'FaceColor',[1 1 1]);
rectangle('Position',[1289.06 -1054.69 23.4375 23.4375], 'FaceColor',[1 1 1]);
rectangle('Position',[1265.62 -1078.12 23.4375 23.4375], 'FaceColor',[0 0 0]);
rectangle('Position',[1289.06 -1078.12 23.4375 23.4375], 'FaceColor',[0 0 0]);
rectangle('Position',[1312.5 -1054.69 23.4375 23.4375], 'FaceColor',[1 1 1]);
rectangle('Position',[1335.94 -1054.69 23.4375 23.4375], 'FaceColor',[1 1 1]);
rectangle('Position',[1312.5 -1078.12 23.4375 23.4375], 'FaceColor',[0 0 0]);
rectangle('Position',[1335.94 -1078.12 23.4375 23.4375], 'FaceColor',[0 0 0]);
rectangle('Position',[1359.38 -1054.69 23.4375 23.4375], 'FaceColor',[1 1 1]);
rectangle('Position',[1382.81 -1054.69 23.4375 23.4375], 'FaceColor',[1 1 1]);
rectangle('Position',[1359.38 -1078.12 23.4375 23.4375], 'FaceColor',[0 0 0]);
rectangle('Position',[1382.81 -1078.12 23.4375 23.4375], 'FaceColor',[0 0 0]);
rectangle('Position',[1406.25 -1054.69 23.4375 23.4375], 'FaceColor',[1 1 1]);
rectangle('Position',[1429.69 -1054.69 23.4375 23.4375], 'FaceColor',[1 1 1]);
rectangle('Position',[1406.25 -1078.12 23.4375 23.4375], 'FaceColor',[0 0 0]);
rectangle('Position',[1429.69 -1078.12 23.4375 23.4375], 'FaceColor',[0 0 0]);
rectangle('Position',[796.875 -1148.44 23.4375 23.4375], 'FaceColor',[1 1 1]);
rectangle('Position',[820.312 -1148.44 23.4375 23.4375], 'FaceColor',[0 0 0]);
rectangle('Position',[796.875 -1171.88 23.4375 23.4375], 'FaceColor',[1 1 1]);
rectangle('Position',[820.312 -1171.88 23.4375 23.4375], 'FaceColor',[0 0 0]);
rectangle('Position',[796.875 -1195.31 23.4375 23.4375], 'FaceColor',[1 1 1]);
rectangle('Position',[820.312 -1195.31 23.4375 23.4375], 'FaceColor',[0 0 0]);
rectangle('Position',[796.875 -1218.75 23.4375 23.4375], 'FaceColor',[1 1 1]);
rectangle('Position',[820.312 -1218.75 23.4375 23.4375], 'FaceColor',[0 0 0]);
rectangle('Position',[796.875 -1242.19 23.4375 23.4375], 'FaceColor',[1 1 1]);
rectangle('Position',[820.312 -1242.19 23.4375 23.4375], 'FaceColor',[0 0 0]);
rectangle('Position',[796.875 -1265.62 23.4375 23.4375], 'FaceColor',[1 1 1]);
rectangle('Position',[820.312 -1265.62 23.4375 23.4375], 'FaceColor',[0 0 0]);
rectangle('Position',[796.875 -1289.06 23.4375 23.4375], 'FaceColor',[1 1 1]);
rectangle('Position',[820.312 -1289.06 23.4375 23.4375], 'FaceColor',[0 0 0]);
rectangle('Position',[796.875 -1312.5 23.4375 23.4375], 'FaceColor',[1 1 1]);
rectangle('Position',[820.312 -1312.5 23.4375 23.4375], 'FaceColor',[0 0 0]);
rectangle('Position',[796.875 -1335.94 23.4375 23.4375], 'FaceColor',[1 1 1]);
rectangle('Position',[820.312 -1335.94 23.4375 23.4375], 'FaceColor',[0 0 0]);
rectangle('Position',[796.875 -1359.38 23.4375 23.4375], 'FaceColor',[1 1 1]);
rectangle('Position',[820.312 -1359.38 23.4375 23.4375], 'FaceColor',[0 0 0]);
rectangle('Position',[796.875 -1382.81 23.4375 23.4375], 'FaceColor',[1 1 1]);
rectangle('Position',[820.312 -1382.81 23.4375 23.4375], 'FaceColor',[0 0 0]);
rectangle('Position',[796.875 -1406.25 23.4375 23.4375], 'FaceColor',[1 1 1]);
rectangle('Position',[820.312 -1406.25 23.4375 23.4375], 'FaceColor',[0 0 0]);
rectangle('Position',[796.875 -1429.69 23.4375 23.4375], 'FaceColor',[1 1 1]);
rectangle('Position',[820.312 -1429.69 23.4375 23.4375], 'FaceColor',[0 0 0]);
rectangle('Position',[796.875 -1453.12 23.4375 23.4375], 'FaceColor',[1 1 1]);
rectangle('Position',[820.312 -1453.12 23.4375 23.4375], 'FaceColor',[0 0 0]);
X=[1400,1312.5,1218.75,1171.88,1125,1125,937.5,843.75,750,656.25,562.5,562.5,506.25,375,304.688,304.688,304.688,304.688,281.25,187.5,100,100];
Y=[-1400,-1312.5,-1218.75,-1209.38,-1171.88,-1125,-937.5,-937.5,-918.75,-843.75,-750,-656.25,-562.5,-450,-375,-351.562,-328.125,-304.688,-281.25,-187.5,-100,-100];
hold on;
plot(X,Y,'r');
plot(X,Y,'bo');
legend('5386.2','Location','southoutside');
